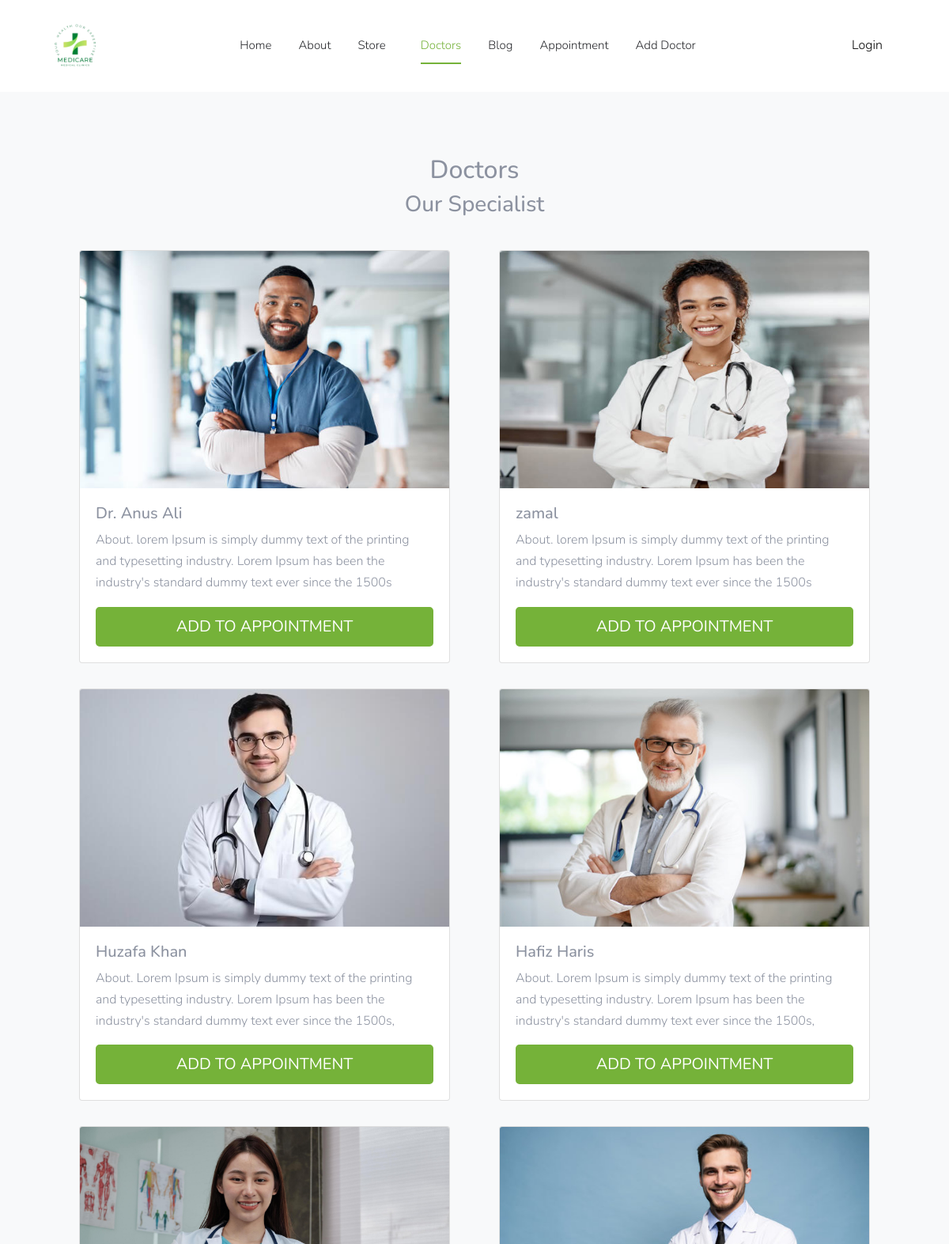
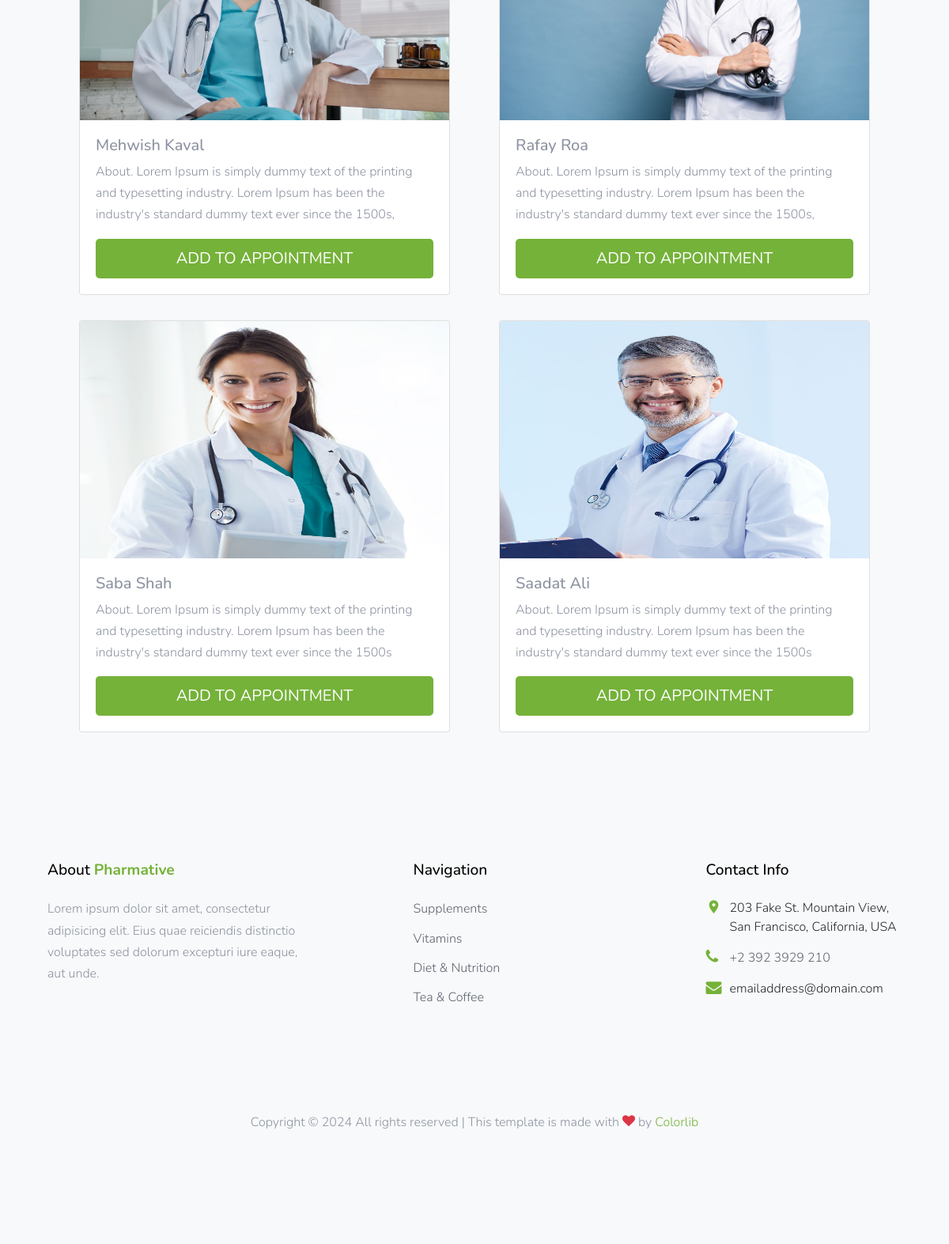
Screenshot of /doctord.php with the database file from the repository (2 pictures, top to bottom).
### tables this page shows
CREATE TABLE `drproducts` (
  `dr_pid` int(11) NOT NULL,
  `dr_name` varchar(225) NOT NULL,
  `msj` varchar(225) NOT NULL,
  `dr_img` varchar(225) NOT NULL,
  `dr_cat_id` int(11) DEFAULT NULL
);

### doctord.php (the view, shortened to what this page needs)
<?php
include 'database.php';
$sql_select = "SELECT * FROM drproducts INNER JOIN drcategories ON drproducts.dr_cat_id = drcategories.dr_id;";
$result = mysqli_query($conn, $sql_select);
$row_count = mysqli_num_rows($result);
?>
<!DOCTYPE html>
<html lang="en">
<head>
  <link rel="shortcut icon" type="image/x-icon" href="images/logo.png"><link rel="stylesheet" href="fonts/icomoon/style.css">
  <link rel="stylesheet" href="css/aos.css">
  <link rel="stylesheet" href="fonts/flaticon/font/flaticon.css">
  <link rel="stylesheet" href="fonts/icomoon/style.css">
  <link rel="stylesheet" href="css/style.css">
  <link rel="stylesheet" href="css/bootstrap.min.css">
  <link rel="stylesheet" href="fonts/flaticon/font/flaticon.css">
  <link rel="stylesheet" href="css/magnific-popup.css">
  <link rel="stylesheet" href="css/jquery-ui.css">
  <link rel="stylesheet" href="css/owl.carousel.min.css">
  <link rel="stylesheet" href="css/owl.theme.default.min.css">
  <link rel="stylesheet" href="css/aos.css">
  <link rel="stylesheet" href="css/style.css">
</head>
<body>
<div class="site-wrap">
<div class="site-navbar py-2">
<div class="container">
    <div class="d-flex align-items-center justify-content-between">
      <div class="logo">
        <div class="site-logo">
        <div class="account-logo">
                        <a href="welcome.php"><img src="images/logo.png" alt="" height="100px" width="100px"></a>
                    </div>
        </div>
      </div>
      <div class="main-nav d-none d-lg-block">
        <nav class="site-navigation text-right text-md-center" role="navigation">
          <ul class="site-menu js-clone-nav d-none d-lg-block">
            <li><a href="indexd.php">Home</a></li>
            <li><a href="aboutd.php">About</a></li>
            <li ><a href="shopd.php">Store</a></li>
            <li>
              <li class="active"><a href="doctord.php">Doctors</a></li>
              </li>
              <li><a href="blogd.php">Blog</a></li>
              <li ><a href="appointmentd.php">Appointment</a></li>
              <li><a href="add-doctor.php">Add Doctor</a></li>
              </ul>
        </nav>
      </div>
      <div class="icons">
      <?php include 'navd.php'; ?>
      </div>
    </div>
  </div>
</div>
    <div class="site-section bg-light">
      <div class="container">
      <h2 class="text-center">Doctors</h2>
      <h3 class="text-center">Our Specialist</h3>
    <div class="row row-cols-1 row-cols-md-4 g-4 m-4">
        <?php
        if ($row_count > 0) {
            while ($row = mysqli_fetch_assoc($result)) {
        ?>
                <div class="col">
                    <div class="card row row-cols-1 row-cols-md-3 g-3 m-3">
                        <img src="<?php echo "Admin/images/" . $row['dr_img'] ?>" height="300px" width="50px" class="card-img-top" alt="...">
                        <div class="card-body">
                            <h5 class="card-haddin"><?php echo $row['dr_name'] ?></h5>
                            <p class="card-text">
                                About. <?php echo $row['msj'] ?>
                            </p>
                            <form method="post">
                                <input type="submit" class="btn btn-primary btn-lg btn-block" name="addToCart" value="Add To Appointment">
                            </form>
                        </div>
                    </div>
                </div>
        <?php
            }
        } else {
            echo "<h4>No Products</h4>";
        }
        ?>
    </div>
    <br>
    <footer class="site-footer bg-light">
      <div class="container">
        <div class="row">
          <div class="col-md-6 col-lg-4 mb-4 mb-lg-0">
            <div class="block-7">
              <h3 class="footer-heading mb-4">About <strong class="text-primary">Pharmative</strong></h3>
              <p>Lorem ipsum dolor sit amet, consectetur adipisicing elit. Eius quae reiciendis distinctio voluptates
                sed dolorum excepturi iure eaque, aut unde.</p>
            </div>
          </div>
          <div class="col-lg-3 mx-auto mb-5 mb-lg-0">
            <h3 class="footer-heading mb-4">Navigation</h3>
            <ul class="list-unstyled">
              <li><a href="#">Supplements</a></li>
              <li><a href="#">Vitamins</a></li>
              <li><a href="#">Diet &amp; Nutrition</a></li>
              <li><a href="#">Tea &amp; Coffee</a></li>
            </ul>
          </div>
          <div class="col-md-6 col-lg-3">
            <div class="block-5 mb-5">
              <h3 class="footer-heading mb-4">Contact Info</h3>
              <ul class="list-unstyled">
                <li class="address">203 Fake St. Mountain View, San Francisco, California, USA</li>
                <li class="phone"><a href="tel://23923929210">+2 392 3929 210</a></li>
                <li class="email">emailaddress@domain.com</li>
              </ul>
            </div>
          </div>
        </div>
        <div class="row pt-5 mt-5 text-center">
          <div class="col-md-12">
            <p>
              Copyright &copy;
              <script>document.write(new Date().getFullYear());</script> All rights reserved | This template is made
              with <i class="icon-heart text-danger" aria-hidden="true"></i> by <a href="https://colorlib.com" target="_blank"
                class="text-primary">Colorlib</a>
            </p>
          </div>
        </div>
      </div>
    </footer>
  </div>
</body>
</html>

### css/style.css (style rules this page uses)
body { line-height: 1.7; color: #8c92a0; font-weight: 300; font-size: 16px; background: #efefef; }
a { -webkit-transition: .3s all ease; -o-transition: .3s all ease; transition: .3s all ease; }
.site-wrap:before { -webkit-transition: .3s all ease-in-out; -o-transition: .3s all ease-in-out; transition: .3s all ease-in-out; background: rgba(0, 0, 0, 0.6); content: ""; position: absolute; z-index: 2000; top: 0; left: 0; right: 0; bottom: 0; opacity: 0; visibility: hidden; }
.btn { -webkit-transition: .3s all ease-in-out; -o-transition: .3s all ease-in-out; transition: .3s all ease-in-out; text-transform: uppercase; border-width: 2px; }
.site-section { padding: 2.5em 0; }
@media (min-width: 768px) { .site-section { padding: 5em 0; } }
.site-footer { padding: 6em 0; }
.site-footer ul li { margin-bottom: 10px; }
.site-footer ul li a { color: #5c626e; }
.site-footer .footer-heading { font-size: 1.2rem; color: #000; margin-bottom: 1rem; }
.site-logo a { text-transform: uppercase; letter-spacing: .2em; font-size: 22px; color: #000 !important; font-weight: 900; }
.site-navbar { margin-bottom: 0px; z-index: 1999; position: relative; top: 0; width: 100%; background: #fff; }
.site-navbar a { color: #000; }
.site-navbar .site-navigation .site-menu { margin-left: 0; padding-left: 0; margin-bottom: 0; }
.site-navbar .site-navigation .site-menu .active > a { color: #75b239; position: relative; }
.site-navbar .site-navigation .site-menu .active > a:before { content: ""; position: absolute; left: 10px; right: 10px; height: 2px; background: #75b239; bottom: 0; }
.site-navbar .site-navigation .site-menu a { text-decoration: none !important; font-size: 15px; display: inline-block; }
.site-navbar .site-navigation .site-menu > li { display: inline-block; padding: 10px 5px; }
.site-navbar .site-navigation .site-menu > li > a { padding: 10px 10px; color: #25262a; font-size: 15px; text-decoration: none !important; }
.site-mobile-menu .site-nav-wrap { padding: 0; margin: 0; list-style: none; position: relative; }
.site-mobile-menu .site-nav-wrap a { padding: 10px 20px; display: block; position: relative; color: #212529; }
.site-mobile-menu .site-nav-wrap li { position: relative; display: block; }
.site-mobile-menu .site-nav-wrap li.active > a { color: #75b239; }
.site-mobile-menu .site-nav-wrap > li { display: block; position: relative; float: left; width: 100%; }
.site-mobile-menu .site-nav-wrap > li > a { padding-left: 20px; font-size: 20px; }
.site-wrap { max-width: 1200px; margin: 0 auto; background: #fff; -webkit-box-shadow: 0 0 10px 0 rgba(0, 0, 0, 0.1); box-shadow: 0 0 10px 0 rgba(0, 0, 0, 0.1); }
.block-5 ul, .block-5 ul li { list-style: none; padding: 0; margin: 0; line-height: 1.5; }
.block-5 ul li { padding-left: 30px; position: relative; margin-bottom: 15px; color: #25262a; }
.block-5 ul li:before { top: 0; font-family: "icomoon"; content: ""; position: absolute; left: 0; font-size: 20px; line-height: 1; color: #75b239; }
.block-5 ul li.address:before { content: "\e8b4"; }
.block-5 ul li.email:before { content: "\f0e0"; }
.block-5 ul li.phone:before { content: "\f095"; }

### rows the page displays
drproducts: dr_img (picture), dr_name "Dr. Anus Ali", msj "lorem Ipsum is simply dummy text of the printing and typesetting industry. Lorem Ipsum has been the industry's standard dummy text ever since the 1500s"
drproducts: dr_img (picture), dr_name "zamal", msj "lorem Ipsum is simply dummy text of the printing and typesetting industry. Lorem Ipsum has been the industry's standard dummy text ever since the 1500s"
drproducts: dr_img (picture), dr_name "Huzafa Khan", msj "Lorem Ipsum is simply dummy text of the printing and typesetting industry. Lorem Ipsum has been the industry's standard dummy text ever since the 1500s,"
drproducts: dr_img (picture), dr_name "Hafiz Haris", msj "Lorem Ipsum is simply dummy text of the printing and typesetting industry. Lorem Ipsum has been the industry's standard dummy text ever since the 1500s,"
drproducts: dr_img (picture), dr_name "Mehwish Kaval", msj "Lorem Ipsum is simply dummy text of the printing and typesetting industry. Lorem Ipsum has been the industry's standard dummy text ever since the 1500s,"
drproducts: dr_img (picture), dr_name "Rafay Roa", msj "Lorem Ipsum is simply dummy text of the printing and typesetting industry. Lorem Ipsum has been the industry's standard dummy text ever since the 1500s,"
drproducts: dr_img (picture), dr_name "Saba Shah", msj "Lorem Ipsum is simply dummy text of the printing and typesetting industry. Lorem Ipsum has been the industry's standard dummy text ever since the 1500s"
drproducts: dr_img (picture), dr_name "Saadat Ali", msj "Lorem Ipsum is simply dummy text of the printing and typesetting industry. Lorem Ipsum has been the industry's standard dummy text ever since the 1500s"
